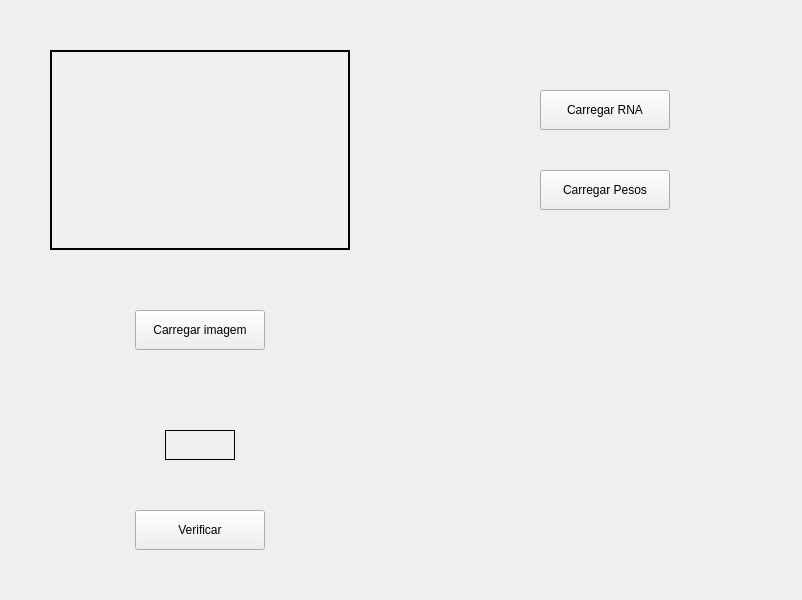
<?xml version="1.0" encoding="UTF-8"?>
<ui version="4.0">
 <class>MainWindow</class>
 <widget class="QMainWindow" name="MainWindow">
  <property name="geometry">
   <rect>
    <x>0</x>
    <y>0</y>
    <width>802</width>
    <height>600</height>
   </rect>
  </property>
  <property name="windowTitle">
   <string>MainWindow</string>
  </property>
  <widget class="QWidget" name="centralwidget">
   <widget class="QLabel" name="labelImage">
    <property name="geometry">
     <rect>
      <x>50</x>
      <y>50</y>
      <width>300</width>
      <height>200</height>
     </rect>
    </property>
    <property name="autoFillBackground">
     <bool>false</bool>
    </property>
    <property name="frameShape">
     <enum>QFrame::WinPanel</enum>
    </property>
    <property name="text">
     <string/>
    </property>
   </widget>
   <widget class="QPushButton" name="pushButtonCarregar">
    <property name="geometry">
     <rect>
      <x>135</x>
      <y>310</y>
      <width>130</width>
      <height>40</height>
     </rect>
    </property>
    <property name="text">
     <string>Carregar imagem</string>
    </property>
   </widget>
   <widget class="QPushButton" name="pushButtonVerificar">
    <property name="geometry">
     <rect>
      <x>135</x>
      <y>510</y>
      <width>130</width>
      <height>40</height>
     </rect>
    </property>
    <property name="text">
     <string>Verificar</string>
    </property>
   </widget>
   <widget class="QLabel" name="labelResultado">
    <property name="geometry">
     <rect>
      <x>165</x>
      <y>430</y>
      <width>70</width>
      <height>30</height>
     </rect>
    </property>
    <property name="font">
     <font>
      <pointsize>12</pointsize>
      <weight>75</weight>
      <bold>true</bold>
     </font>
    </property>
    <property name="layoutDirection">
     <enum>Qt::LeftToRight</enum>
    </property>
    <property name="frameShape">
     <enum>QFrame::Box</enum>
    </property>
    <property name="text">
     <string/>
    </property>
   </widget>
   <widget class="QPushButton" name="pushButtonCarregar_2">
    <property name="geometry">
     <rect>
      <x>540</x>
      <y>90</y>
      <width>130</width>
      <height>40</height>
     </rect>
    </property>
    <property name="text">
     <string>Carregar RNA</string>
    </property>
   </widget>
   <widget class="QPushButton" name="pushButtonCarregar_3">
    <property name="geometry">
     <rect>
      <x>540</x>
      <y>170</y>
      <width>130</width>
      <height>40</height>
     </rect>
    </property>
    <property name="text">
     <string>Carregar Pesos</string>
    </property>
   </widget>
  </widget>
 </widget>
 <resources/>
 <connections/>
</ui>
